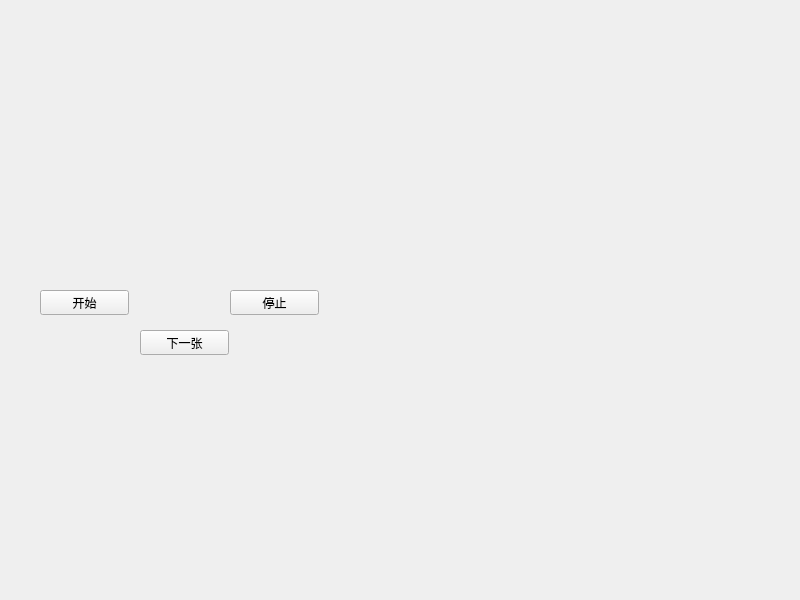
<?xml version="1.0" encoding="UTF-8"?>
<ui version="4.0">
 <class>Widget</class>
 <widget class="QWidget" name="Widget">
  <property name="geometry">
   <rect>
    <x>0</x>
    <y>0</y>
    <width>800</width>
    <height>600</height>
   </rect>
  </property>
  <property name="windowTitle">
   <string>Widget</string>
  </property>
  <widget class="QLabel" name="label">
   <property name="geometry">
    <rect>
     <x>40</x>
     <y>10</y>
     <width>281</width>
     <height>211</height>
    </rect>
   </property>
   <property name="text">
    <string/>
   </property>
   <property name="scaledContents">
    <bool>true</bool>
   </property>
  </widget>
  <widget class="QPushButton" name="startButton">
   <property name="geometry">
    <rect>
     <x>40</x>
     <y>290</y>
     <width>89</width>
     <height>25</height>
    </rect>
   </property>
   <property name="text">
    <string>开始</string>
   </property>
  </widget>
  <widget class="QPushButton" name="stopButton">
   <property name="geometry">
    <rect>
     <x>230</x>
     <y>290</y>
     <width>89</width>
     <height>25</height>
    </rect>
   </property>
   <property name="text">
    <string>停止</string>
   </property>
  </widget>
  <widget class="QPushButton" name="singleButton">
   <property name="geometry">
    <rect>
     <x>140</x>
     <y>330</y>
     <width>89</width>
     <height>25</height>
    </rect>
   </property>
   <property name="text">
    <string>下一张</string>
   </property>
  </widget>
 </widget>
 <resources/>
 <connections/>
</ui>
